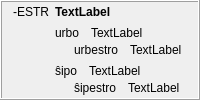
            <widget class="QFrame" name="frame_2">
             <property name="frameShape">
              <enum>QFrame::Box</enum>
             </property>
             <property name="frameShadow">
              <enum>QFrame::Raised</enum>
             </property>
             <layout class="QHBoxLayout" name="horizontalLayout_42">
              <property name="topMargin">
               <number>3</number>
              </property>
              <property name="bottomMargin">
               <number>3</number>
              </property>
              <item>
               <widget class="QLabel" name="label_302">
                <property name="text">
                 <string>-ESTR</string>
                </property>
                <property name="alignment">
                 <set>Qt::AlignHCenter|Qt::AlignTop</set>
                </property>
                <property name="tipo" stdset="0">
                 <string>afikso</string>
                </property>
               </widget>
              </item>
              <item>
               <layout class="QVBoxLayout" name="verticalLayout_349">
                <item>
                 <widget class="QLabel" name="Lec09_Label660">
                  <property name="sizePolicy">
                   <sizepolicy hsizetype="Preferred" vsizetype="Maximum">
                    <horstretch>0</horstretch>
                    <verstretch>0</verstretch>
                   </sizepolicy>
                  </property>
                  <property name="styleSheet">
                   <string notr="true">font-weight: bold;</string>
                  </property>
                  <property name="text">
                   <string>TextLabel</string>
                  </property>
                  <property name="wordWrap">
                   <bool>true</bool>
                  </property>
                 </widget>
                </item>
                <item>
                 <layout class="QVBoxLayout" name="verticalLayout_34">
                  <item>
                   <layout class="QVBoxLayout" name="verticalLayout_350">
                    <property name="spacing">
                     <number>3</number>
                    </property>
                    <item>
                     <layout class="QHBoxLayout" name="horizontalLayout_575">
                      <property name="spacing">
                       <number>12</number>
                      </property>
                      <item>
                       <widget class="neklakebla_nova" name="Lec09_Button634">
                        <property name="text">
                         <string>urbo</string>
                        </property>
                       </widget>
                      </item>
                      <item>
                       <widget class="QLabel" name="Lec09_Label661">
                        <property name="sizePolicy">
                         <sizepolicy hsizetype="Expanding" vsizetype="Preferred">
                          <horstretch>0</horstretch>
                          <verstretch>0</verstretch>
                         </sizepolicy>
                        </property>
                        <property name="text">
                         <string>TextLabel</string>
                        </property>
                        <property name="wordWrap">
                         <bool>true</bool>
                        </property>
                       </widget>
                      </item>
                     </layout>
                    </item>
                    <item>
                     <layout class="QHBoxLayout" name="horizontalLayout_576">
                      <property name="spacing">
                       <number>12</number>
                      </property>
                      <item>
                       <widget class="label_sago_reversa" name="label_375">
                        <property name="sizePolicy">
                         <sizepolicy hsizetype="Maximum" vsizetype="Preferred">
                          <horstretch>0</horstretch>
                          <verstretch>0</verstretch>
                         </sizepolicy>
                        </property>
                        <property name="text">
                         <string/>
                        </property>
                        <property name="pixmap">
                         <pixmap resource="../resources/ikonoj.qrc">:/ikonoj/sago_revena.png</pixmap>
                        </property>
                       </widget>
                      </item>
                      <item>
                       <widget class="neklakebla_nova" name="Lec09_Button635">
                        <property name="text">
                         <string>urbestro</string>
                        </property>
                       </widget>
                      </item>
                      <item>
                       <widget class="QLabel" name="Lec09_Label662">
                        <property name="sizePolicy">
                         <sizepolicy hsizetype="Expanding" vsizetype="Preferred">
                          <horstretch>0</horstretch>
                          <verstretch>0</verstretch>
                         </sizepolicy>
                        </property>
                        <property name="text">
                         <string>TextLabel</string>
                        </property>
                        <property name="wordWrap">
                         <bool>true</bool>
                        </property>
                       </widget>
                      </item>
                     </layout>
                    </item>
                   </layout>
                  </item>
                 </layout>
                </item>
                <item>
                 <layout class="QVBoxLayout" name="verticalLayout_351">
                  <property name="spacing">
                   <number>3</number>
                  </property>
                  <item>
                   <layout class="QHBoxLayout" name="horizontalLayout_577">
                    <property name="spacing">
                     <number>12</number>
                    </property>
                    <item>
                     <widget class="neklakebla_nova" name="Lec09_Button32">
                      <property name="text">
                       <string>ŝipo</string>
                      </property>
                     </widget>
                    </item>
                    <item>
                     <widget class="QLabel" name="Lec09_Label33">
                      <property name="sizePolicy">
                       <sizepolicy hsizetype="Expanding" vsizetype="Preferred">
                        <horstretch>0</horstretch>
                        <verstretch>0</verstretch>
                       </sizepolicy>
                      </property>
                      <property name="text">
                       <string>TextLabel</string>
                      </property>
                      <property name="wordWrap">
                       <bool>true</bool>
                      </property>
                     </widget>
                    </item>
                   </layout>
                  </item>
                  <item>
                   <layout class="QHBoxLayout" name="horizontalLayout_578">
                    <property name="spacing">
                     <number>12</number>
                    </property>
                    <item>
                     <widget class="label_sago_reversa" name="label_376">
                      <property name="sizePolicy">
                       <sizepolicy hsizetype="Maximum" vsizetype="Preferred">
                        <horstretch>0</horstretch>
                        <verstretch>0</verstretch>
                       </sizepolicy>
                      </property>
                      <property name="text">
                       <string/>
                      </property>
                      <property name="pixmap">
                       <pixmap resource="../resources/ikonoj.qrc">:/ikonoj/sago_revena.png</pixmap>
                      </property>
                     </widget>
                    </item>
                    <item>
                     <widget class="neklakebla_nova" name="Lec09_Button33">
                      <property name="text">
                       <string>ŝipestro</string>
                      </property>
                     </widget>
                    </item>
                    <item>
                     <widget class="QLabel" name="Lec09_Label34">
                      <property name="sizePolicy">
                       <sizepolicy hsizetype="Expanding" vsizetype="Preferred">
                        <horstretch>0</horstretch>
                        <verstretch>0</verstretch>
                       </sizepolicy>
                      </property>
                      <property name="text">
                       <string>TextLabel</string>
                      </property>
                      <property name="wordWrap">
                       <bool>true</bool>
                      </property>
                     </widget>
                    </item>
                   </layout>
                  </item>
                 </layout>
                </item>
               </layout>
              </item>
             </layout>
            </widget>
